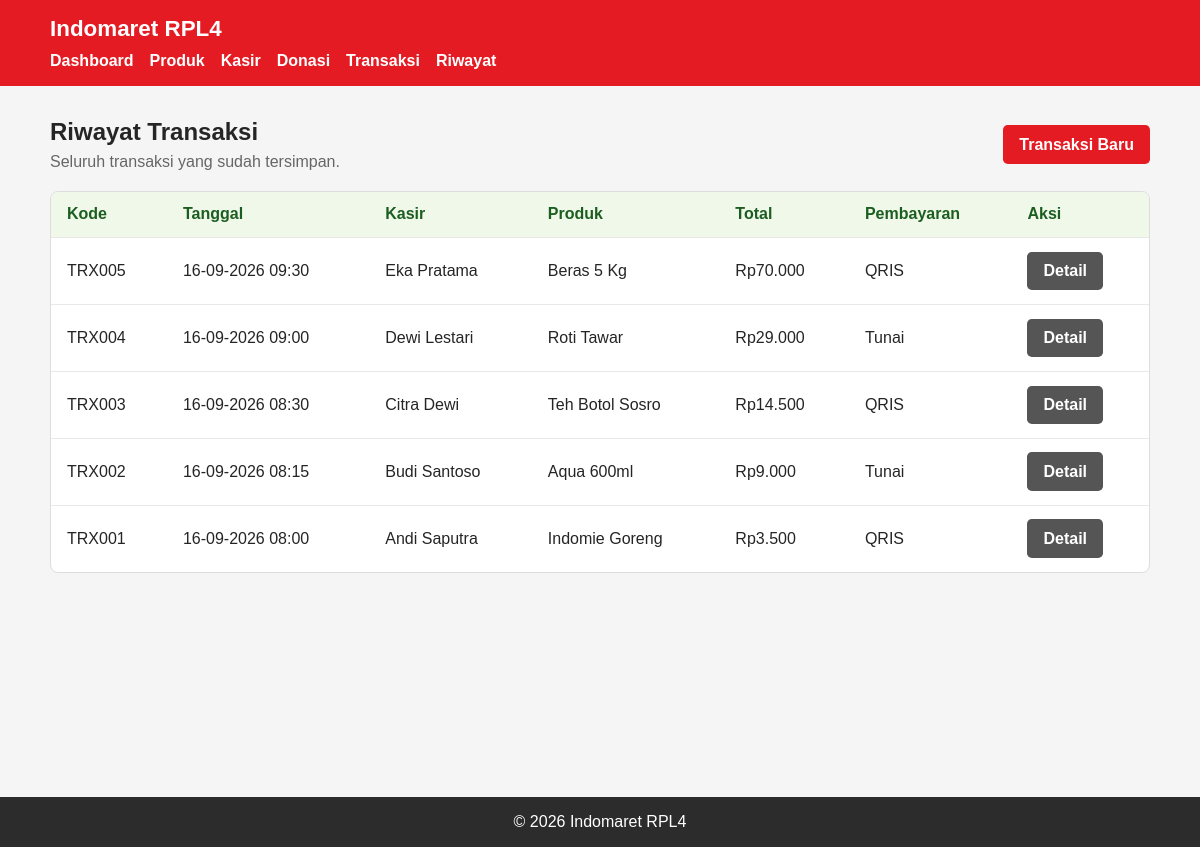
/pages/transactions/list.php, run on the app's committed database.
### tables this page shows
CREATE TABLE `tabel_transaksi` (
  `kode_transaksi` varchar(50) NOT NULL,
  `tanggal_transaksi` datetime DEFAULT NULL,
  `no_order` int DEFAULT NULL,
  `total` float DEFAULT NULL,
  `QRIS` float DEFAULT NULL,
  `tunai` int DEFAULT NULL,
  `kembalian` int DEFAULT NULL,
  `id_donasi` int DEFAULT NULL
);

CREATE TABLE `tabel_kasir` (
  `id_kasir` int NOT NULL,
  `nama_kasir` varchar(50) DEFAULT NULL,
  `no_telp` varchar(20) DEFAULT NULL,
  `alamat` text
);

CREATE TABLE `tabel_produk` (
  `id_produk` int NOT NULL,
  `nama_produk` varchar(50) DEFAULT NULL,
  `harga` int DEFAULT NULL,
  `diskon` int DEFAULT NULL
);

### includes/functions.php (called while the page is built, shortened)
<?php
function e(?string $value): string
{
    return htmlspecialchars((string) $value, ENT_QUOTES, 'UTF-8');
}
function app_url(string $path = ''): string
{
    $projectRoot = realpath(__DIR__ . '/..');
    $documentRoot = isset($_SERVER['DOCUMENT_ROOT']) ? realpath($_SERVER['DOCUMENT_ROOT']) : false;
    $base = '';
    if ($projectRoot !== false && $documentRoot !== false) {
        $projectPath = str_replace('\\', '/', $projectRoot);
        $documentPath = rtrim(str_replace('\\', '/', $documentRoot), '/');
    }
    return rtrim($base, '/') . '/' . ltrim($path, '/');
}
function format_rupiah(int|float $value): string
{
    return 'Rp' . number_format($value, 0, ',', '.');
}

### pages/transactions/list.php (the view)
<?php
require_once __DIR__ . '/../../config/config.php'; require_once __DIR__ . '/../../includes/functions.php';
$transactions = mysqli_query($conn, 'SELECT t.kode_transaksi, t.tanggal_transaksi, t.no_order, t.total, t.QRIS, t.tunai, t.kembalian, p.nama_produk, k.nama_kasir, d.nama_donasi FROM tabel_transaksi t INNER JOIN tabel_detail_transaksi dt ON dt.kode_transaksi = t.kode_transaksi INNER JOIN tabel_produk p ON p.id_produk = dt.id_produk INNER JOIN tabel_kasir k ON k.id_kasir = dt.id_kasir LEFT JOIN tabel_donasi d ON d.id_donasi = t.id_donasi ORDER BY t.tanggal_transaksi DESC, t.no_order DESC');
require_once __DIR__ . '/../../includes/header.php';
?>
<section class="page-heading"><div><h2>Riwayat Transaksi</h2><p>Seluruh transaksi yang sudah tersimpan.</p></div><a class="button" href="<?= e(app_url('pages/transactions/add.php')) ?>">Transaksi Baru</a></section>
<?php if (mysqli_num_rows($transactions) === 0): ?><p class="alert">Belum ada transaksi.</p><?php else: ?><div class="table-wrapper"><table><thead><tr><th>Kode</th><th>Tanggal</th><th>Kasir</th><th>Produk</th><th>Total</th><th>Pembayaran</th><th>Aksi</th></tr></thead><tbody><?php while ($transaction = mysqli_fetch_assoc($transactions)): ?><tr><td><?= e($transaction['kode_transaksi']) ?></td><td><?= e(date('d-m-Y H:i', strtotime($transaction['tanggal_transaksi']))) ?></td><td><?= e($transaction['nama_kasir']) ?></td><td><?= e($transaction['nama_produk']) ?></td><td><?= e(format_rupiah((float) $transaction['total'])) ?></td><td><?= (float) $transaction['QRIS'] > 0 ? 'QRIS' : 'Tunai' ?></td><td><a class="button button-secondary" href="<?= e(app_url('pages/transactions/transaction_details.php?kode=' . rawurlencode($transaction['kode_transaksi']))) ?>">Detail</a></td></tr><?php endwhile; ?></tbody></table></div><?php endif; mysqli_free_result($transactions); require_once __DIR__ . '/../../includes/footer.php'; ?>

### includes/header.php (shortened to what this page needs)
<?php
require_once __DIR__ . '/functions.php';
?>
<!DOCTYPE html>
<html lang="id">
<head>
    <link rel="stylesheet" href="<?= e(app_url('assets/css/style.css')) ?>">
</head>
<body>
    <header>
        <h1>Indomaret RPL4</h1>
        <nav aria-label="Navigasi utama">
            <a href="<?= e(app_url('pages/dashboard.php')) ?>">Dashboard</a>
            <a href="<?= e(app_url('pages/products/list.php')) ?>">Produk</a>
            <a href="<?= e(app_url('pages/cashiers/list.php')) ?>">Kasir</a>
            <a href="<?= e(app_url('pages/donations/list.php')) ?>">Donasi</a>
            <a href="<?= e(app_url('pages/transactions/add.php')) ?>">Transaksi</a>
            <a href="<?= e(app_url('pages/transactions/list.php')) ?>">Riwayat</a>
        </nav>
    </header>
    <main>

### includes/footer.php (shortened to what this page needs)
    </main>
    <footer>
        <p>&copy; <?= date('Y') ?> Indomaret RPL4</p>
    </footer>
</body>
</html>

### assets/css/style.css (style rules this page uses)
:root { font-family: Arial, sans-serif; color: #252525; background: #f5f5f5; }
* { box-sizing: border-box; }
body { margin: 0; }
header { background: #e51b23; color: #fff; padding: 1rem max(1.25rem, calc((100% - 1100px) / 2)); }
header h1 { margin: 0; font-size: 1.4rem; }
nav { display: flex; gap: 1rem; margin-top: .65rem; }
nav a { color: #fff; font-weight: 700; text-decoration: none; }
main { width: min(1100px, calc(100% - 2.5rem)); min-height: calc(100vh - 153px); margin: 2rem auto; }
.page-heading { display: flex; justify-content: space-between; align-items: center; margin-bottom: 1.25rem; }
.page-heading h2 { margin: 0; }
.page-heading p { margin: .4rem 0 0; color: #666; }
.table-wrapper { overflow-x: auto; background: #fff; border: 1px solid #ddd; border-radius: .5rem; }
table { width: 100%; border-collapse: collapse; }
th, td { padding: .85rem 1rem; border-bottom: 1px solid #e8e8e8; text-align: left; }
th { background: #f0f8e9; color: #1b5e20; }
tbody tr:last-child td { border-bottom: 0; }
.button, button { display: inline-block; border: 0; border-radius: .3rem; padding: .65rem 1rem; background: #e51b23; color: #fff; cursor: pointer; font: inherit; font-weight: 700; text-decoration: none; }
.button-secondary { background: #555; }
footer { padding: 1rem; background: #2c2c2c; color: #fff; text-align: center; }
footer p { margin: 0; }

### data on the page
tabel_transaksi: kode_transaksi "TRX005", tanggal_transaksi "16-09-2026 09:30", tabel_kasir.nama_kasir "Eka Pratama", tabel_produk.nama_produk "Beras 5 Kg", total "Rp70.000", QRIS "QRIS"
tabel_transaksi: kode_transaksi "TRX004", tanggal_transaksi "16-09-2026 09:00", tabel_kasir.nama_kasir "Dewi Lestari", tabel_produk.nama_produk "Roti Tawar", total "Rp29.000", QRIS "Tunai"
tabel_transaksi: kode_transaksi "TRX003", tanggal_transaksi "16-09-2026 08:30", tabel_kasir.nama_kasir "Citra Dewi", tabel_produk.nama_produk "Teh Botol Sosro", total "Rp14.500", QRIS "QRIS"
tabel_transaksi: kode_transaksi "TRX002", tanggal_transaksi "16-09-2026 08:15", tabel_kasir.nama_kasir "Budi Santoso", tabel_produk.nama_produk "Aqua 600ml", total "Rp9.000", QRIS "Tunai"
tabel_transaksi: kode_transaksi "TRX001", tanggal_transaksi "16-09-2026 08:00", tabel_kasir.nama_kasir "Andi Saputra", tabel_produk.nama_produk "Indomie Goreng", total "Rp3.500", QRIS "QRIS"
